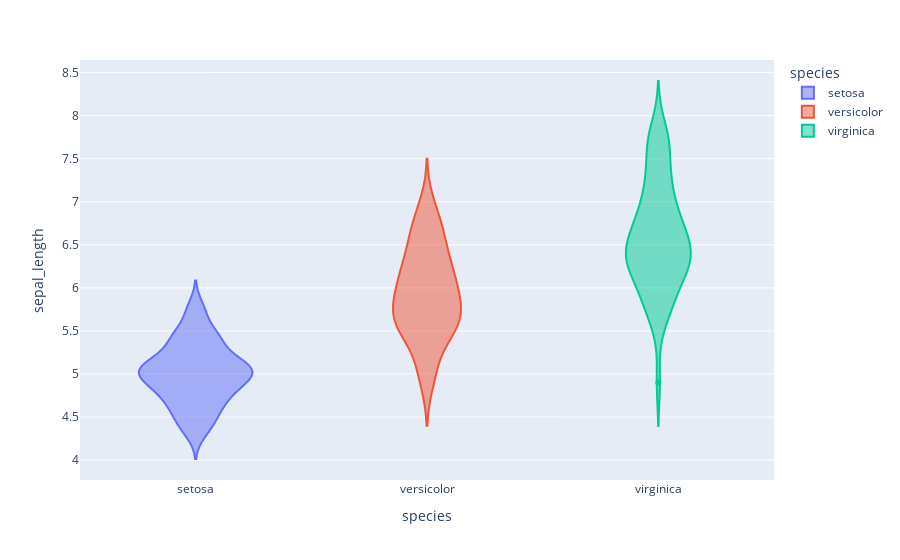

Here is the notebook cell this chart was saved with:
### Code cell
fig4=px.violin(iris, x="species", y="sepal_length", color="species")
fig4.show()

### Figure 1 — Plotly figure (JSON) as saved in the notebook; plotly's stock layout.template omitted (floating-point values rounded to 4 significant figures)
{"data": [{"alignmentgroup": "True", "box": {"visible": false}, "hovertemplate": "species=%{x}<br>sepal_length=%{y}<extra></extra>", "legendgroup": "setosa", "marker": {"color": "#636efa"}, "name": "setosa", "offsetgroup": "setosa", "orientation": "v", "scalegroup": "True", "showlegend": true, "type": "violin", "x": ["setosa", "setosa", "setosa", "setosa", "setosa", "setosa", "setosa", "setosa", "setosa", "setosa", "setosa", "setosa", "setosa", "setosa", "setosa", "setosa", "setosa", "setosa", "setosa", "setosa", "setosa", "setosa", "setosa", "setosa", "setosa", "setosa", "setosa", "setosa", "setosa", "setosa", "setosa", "setosa", "setosa", "setosa", "setosa", "setosa", "setosa", "setosa", "setosa", "setosa", "setosa", "setosa", "setosa", "setosa", "setosa", "setosa", "setosa", "setosa", "setosa", "setosa"], "x0": " ", "xaxis": "x", "y": [5.1, 4.9, 4.7, 4.6, 5, 5.4, 4.6, 5, 4.4, 4.9, 5.4, 4.8, 4.8, 4.3, 5.8, 5.7, 5.4, 5.1, 5.7, 5.1, 5.4, 5.1, 4.6, 5.1, 4.8, 5, 5, 5.2, 5.2, 4.7, 4.8, 5.4, 5.2, 5.5, 4.9, 5, 5.5, 4.9, 4.4, 5.1, 5, 4.5, 4.4, 5, 5.1, 4.8, 5.1, 4.6, 5.3, 5], "y0": " ", "yaxis": "y"}, {"alignmentgroup": "True", "box": {"visible": false}, "hovertemplate": "species=%{x}<br>sepal_length=%{y}<extra></extra>", "legendgroup": "versicolor", "marker": {"color": "#EF553B"}, "name": "versicolor", "offsetgroup": "versicolor", "orientation": "v", "scalegroup": "True", "showlegend": true, "type": "violin", "x": ["versicolor", "versicolor", "versicolor", "versicolor", "versicolor", "versicolor", "versicolor", "versicolor", "versicolor", "versicolor", "versicolor", "versicolor", "versicolor", "versicolor", "versicolor", "versicolor", "versicolor", "versicolor", "versicolor", "versicolor", "versicolor", "versicolor", "versicolor", "versicolor", "versicolor", "versicolor", "versicolor", "versicolor", "versicolor", "versicolor", "versicolor", "versicolor", "versicolor", "versicolor", "versicolor", "versicolor", "versicolor", "versicolor", "versicolor", "versicolor", "versicolor", "versicolor", "versicolor", "versicolor", "versicolor", "versicolor", "versicolor", "versicolor", "versicolor", "versicolor"], "x0": " ", "xaxis": "x", "y": [7, 6.4, 6.9, 5.5, 6.5, 5.7, 6.3, 4.9, 6.6, 5.2, 5, 5.9, 6, 6.1, 5.6, 6.7, 5.6, 5.8, 6.2, 5.6, 5.9, 6.1, 6.3, 6.1, 6.4, 6.6, 6.8, 6.7, 6, 5.7, 5.5, 5.5, 5.8, 6, 5.4, 6, 6.7, 6.3, 5.6, 5.5, 5.5, 6.1, 5.8, 5, 5.6, 5.7, 5.7, 6.2, 5.1, 5.7], "y0": " ", "yaxis": "y"}, {"alignmentgroup": "True", "box": {"visible": false}, "hovertemplate": "species=%{x}<br>sepal_length=%{y}<extra></extra>", "legendgroup": "virginica", "marker": {"color": "#00cc96"}, "name": "virginica", "offsetgroup": "virginica", "orientation": "v", "scalegroup": "True", "showlegend": true, "type": "violin", "x": ["virginica", "virginica", "virginica", "virginica", "virginica", "virginica", "virginica", "virginica", "virginica", "virginica", "virginica", "virginica", "virginica", "virginica", "virginica", "virginica", "virginica", "virginica", "virginica", "virginica", "virginica", "virginica", "virginica", "virginica", "virginica", "virginica", "virginica", "virginica", "virginica", "virginica", "virginica", "virginica", "virginica", "virginica", "virginica", "virginica", "virginica", "virginica", "virginica", "virginica", "virginica", "virginica", "virginica", "virginica", "virginica", "virginica", "virginica", "virginica", "virginica", "virginica"], "x0": " ", "xaxis": "x", "y": [6.3, 5.8, 7.1, 6.3, 6.5, 7.6, 4.9, 7.3, 6.7, 7.2, 6.5, 6.4, 6.8, 5.7, 5.8, 6.4, 6.5, 7.7, 7.7, 6, 6.9, 5.6, 7.7, 6.3, 6.7, 7.2, 6.2, 6.1, 6.4, 7.2, 7.4, 7.9, 6.4, 6.3, 6.1, 7.7, 6.3, 6.4, 6, 6.9, 6.7, 6.9, 5.8, 6.8, 6.7, 6.7, 6.3, 6.5, 6.2, 5.9], "y0": " ", "yaxis": "y"}], "layout": {"legend": {"title": {"text": "species"}, "tracegroupgap": 0}, "margin": {"t": 60}, "violinmode": "overlay", "xaxis": {"anchor": "y", "categoryarray": ["setosa", "versicolor", "virginica"], "categoryorder": "array", "domain": [0, 1], "title": {"text": "species"}}, "yaxis": {"anchor": "x", "domain": [0, 1], "title": {"text": "sepal_length"}}}}
